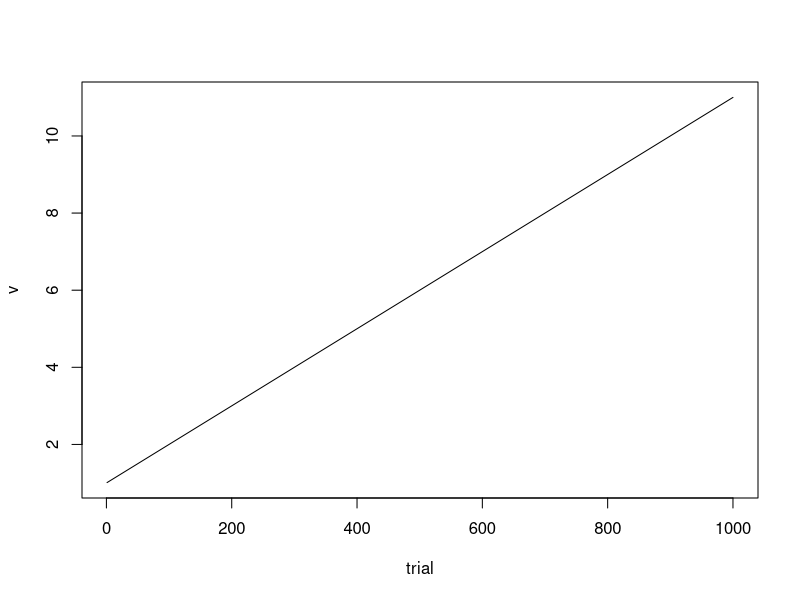
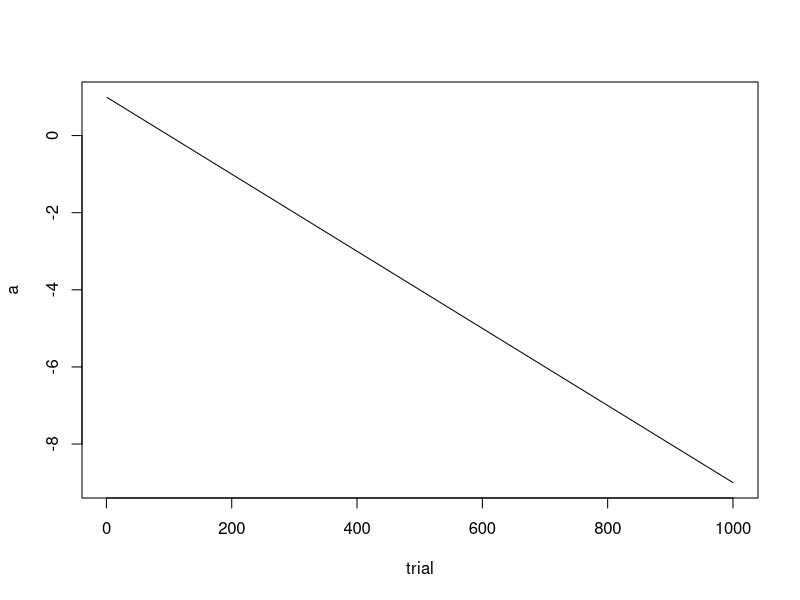
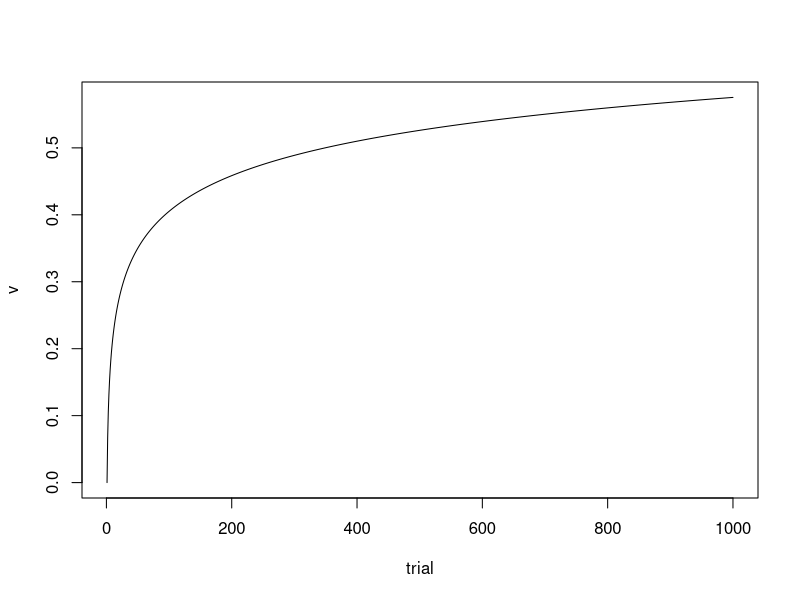
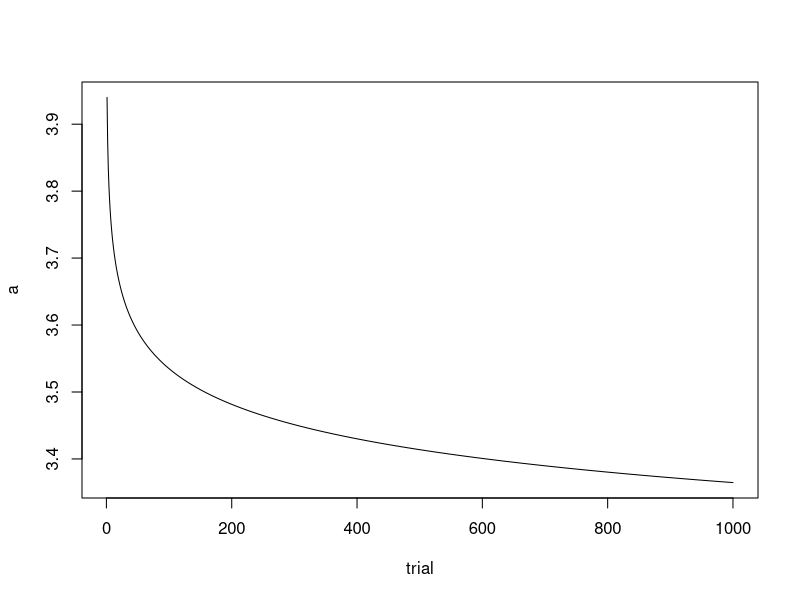
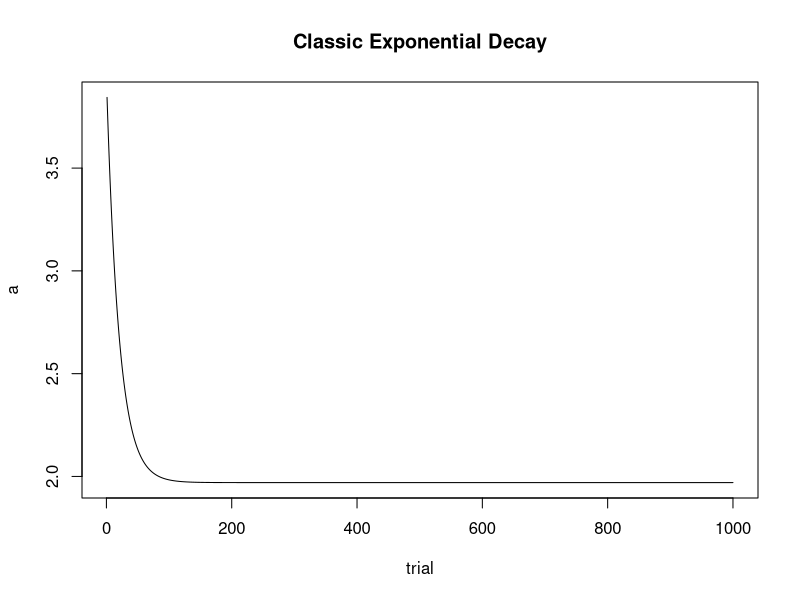
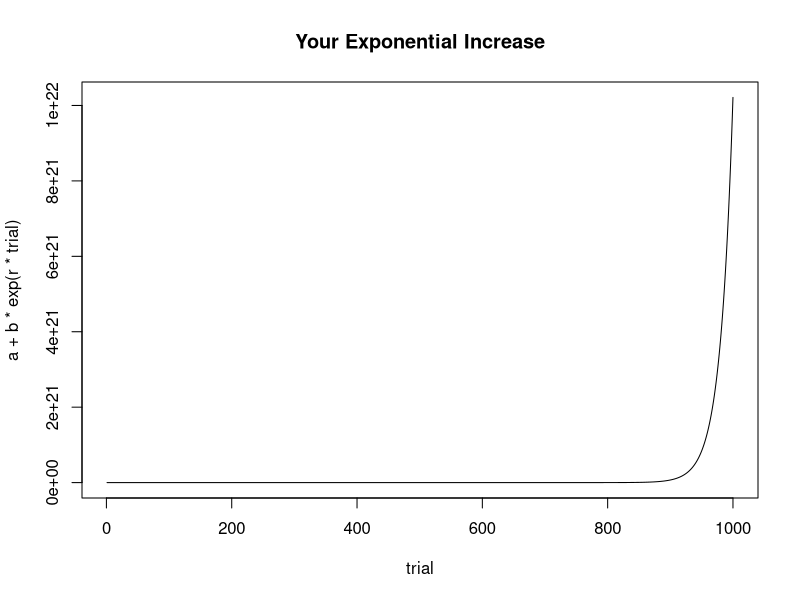
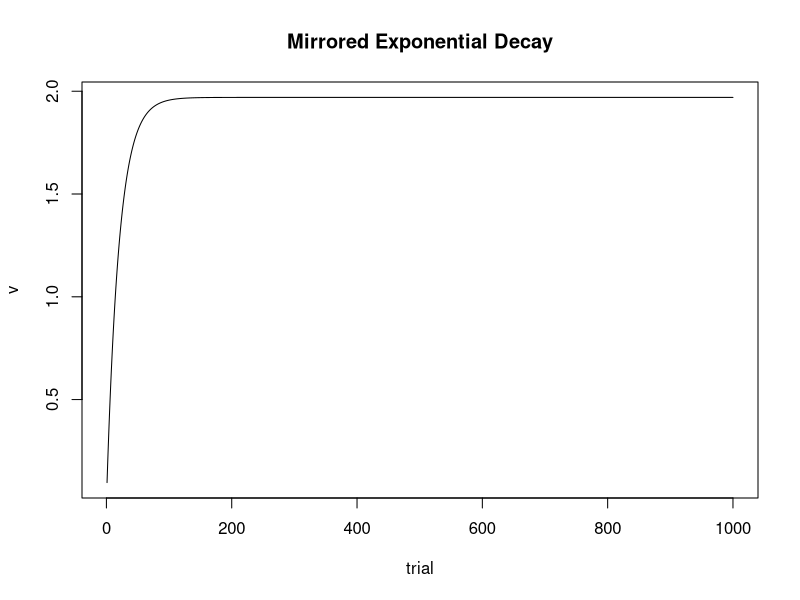
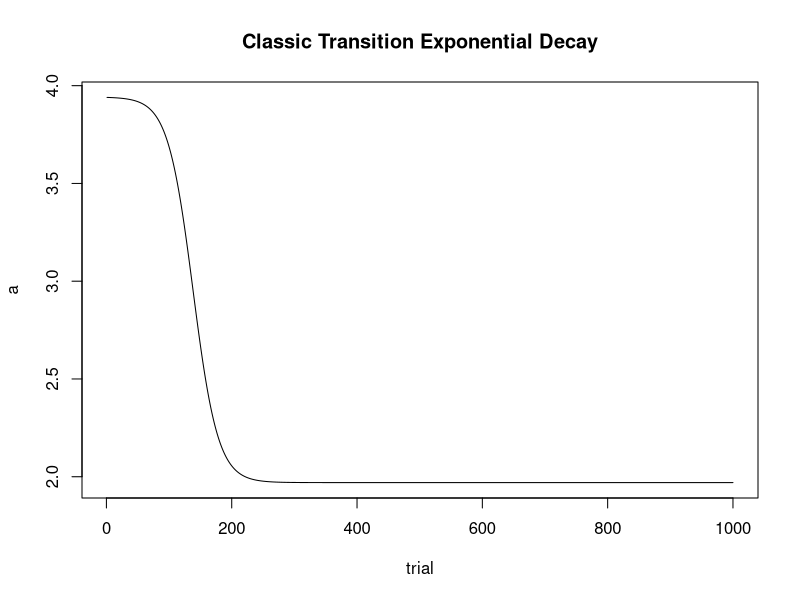

The R source for these figures, in order:

trial=1:1000

r=0.05
a=1.97
b=1.97

beta = 0.01
c = 1

# linear 
plot(trial, c+beta*trial, "l", ylab = "v")
plot(trial, c+-beta*trial, "l", ylab = "a")


# Power
plot(trial, a-b*trial^-r, "l", ylab = "v")
plot(trial, a+b*trial^-r, "l", ylab = "a")


# Exp
plot(trial,a+b*exp(-r*trial),type="l",main="Classic Exponential Decay", ylab = "a")

plot(trial,a+b*exp(r*trial),type="l",main="Your Exponential Increase")

plot(trial,a-b*exp(-r*trial),type="l",main="Mirrored Exponential Decay", ylab = "v")

t=1000

plot(trial,a+b*((t+1)/(t+exp(r*trial))),type="l",main="Classic Transition Exponential Decay", ylab = "a")

plot(trial,a-b*((t+1)/(t+exp(r*trial))),type="l",main="Mirrored Transition Exponential Decay", ylab = "v")


plot(trial,a+b*((t+1)/(t+exp(-r*trial))),type="l",main="Classic Transition Exponential Increase")

plot(trial,a-b*((t+1)/(t+exp(-r*trial))),type="l",main="Mirrored Transition Exponential Increase")
